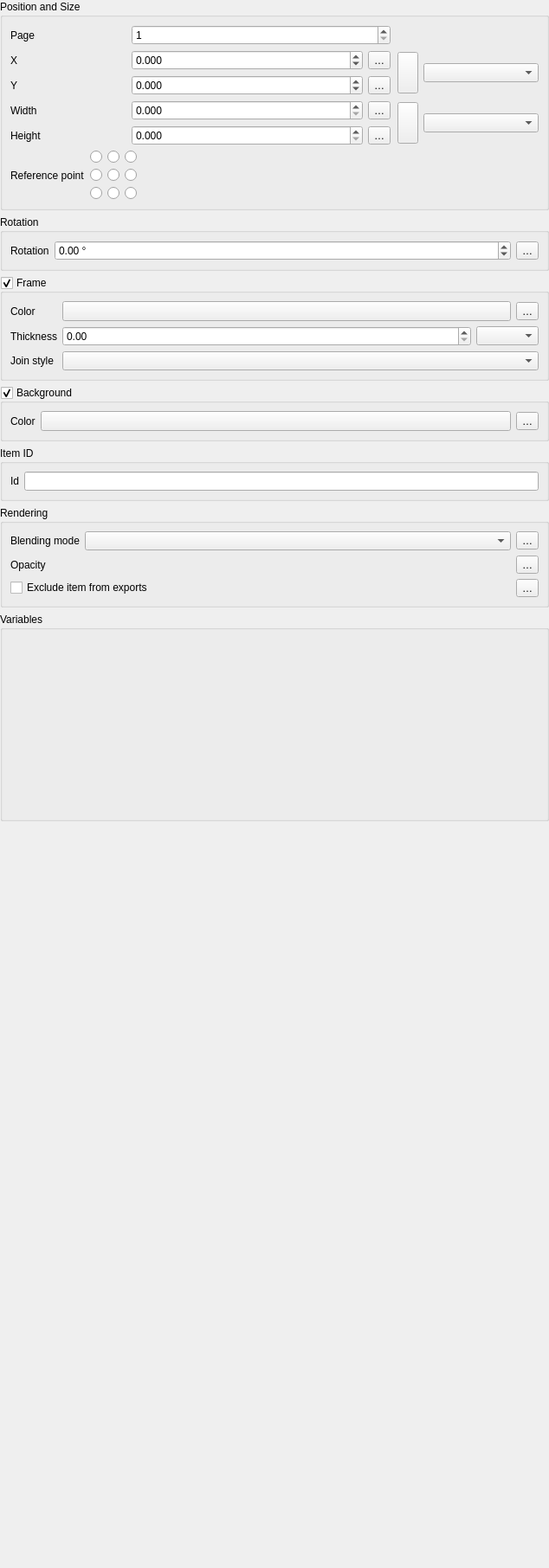
<?xml version="1.0" encoding="UTF-8"?>
<ui version="4.0">
 <class>QgsLayoutItemWidgetBase</class>
 <widget class="QWidget" name="QgsLayoutItemWidgetBase">
  <property name="geometry">
   <rect>
    <x>0</x>
    <y>0</y>
    <width>634</width>
    <height>1812</height>
   </rect>
  </property>
  <property name="windowTitle">
   <string>Global Options</string>
  </property>
  <layout class="QVBoxLayout" name="verticalLayout_2">
   <property name="leftMargin">
    <number>0</number>
   </property>
   <property name="topMargin">
    <number>0</number>
   </property>
   <property name="rightMargin">
    <number>0</number>
   </property>
   <property name="bottomMargin">
    <number>0</number>
   </property>
   <item>
    <widget class="QgsCollapsibleGroupBoxBasic" name="mGeneralOptionsGroupBox">
     <property name="focusPolicy">
      <enum>Qt::StrongFocus</enum>
     </property>
     <property name="title">
      <string>Position and Size</string>
     </property>
     <property name="syncGroup" stdset="0">
      <string notr="true">composeritem</string>
     </property>
     <property name="collapsed" stdset="0">
      <bool>true</bool>
     </property>
     <layout class="QVBoxLayout" name="verticalLayout">
      <item>
       <layout class="QGridLayout" name="gridLayout_3" columnstretch="0,0,0,0,0,0">
        <item row="4" column="1" colspan="2">
         <widget class="QgsDoubleSpinBox" name="mHeightSpin">
          <property name="suffix">
           <string/>
          </property>
          <property name="decimals">
           <number>3</number>
          </property>
          <property name="maximum">
           <double>9999999.000000000000000</double>
          </property>
          <property name="showClearButton" stdset="0">
           <bool>false</bool>
          </property>
         </widget>
        </item>
        <item row="2" column="0">
         <widget class="QLabel" name="mYLabel">
          <property name="text">
           <string>Y</string>
          </property>
         </widget>
        </item>
        <item row="1" column="5" rowspan="2">
         <widget class="QgsLayoutUnitsComboBox" name="mPosUnitsComboBox"/>
        </item>
        <item row="3" column="3">
         <widget class="QgsPropertyOverrideButton" name="mWidthDDBtn">
          <property name="text">
           <string>…</string>
          </property>
         </widget>
        </item>
        <item row="2" column="3">
         <widget class="QgsPropertyOverrideButton" name="mYPositionDDBtn">
          <property name="text">
           <string>…</string>
          </property>
         </widget>
        </item>
        <item row="0" column="0">
         <widget class="QLabel" name="mPageLabel">
          <property name="text">
           <string>Page</string>
          </property>
         </widget>
        </item>
        <item row="1" column="3">
         <widget class="QgsPropertyOverrideButton" name="mXPositionDDBtn">
          <property name="text">
           <string>…</string>
          </property>
         </widget>
        </item>
        <item row="4" column="0">
         <widget class="QLabel" name="mHeightLabel">
          <property name="text">
           <string>Height</string>
          </property>
         </widget>
        </item>
        <item row="1" column="4" rowspan="2">
         <layout class="QHBoxLayout" name="_2">
          <property name="leftMargin">
           <number>2</number>
          </property>
          <property name="topMargin">
           <number>2</number>
          </property>
          <property name="rightMargin">
           <number>0</number>
          </property>
          <property name="bottomMargin">
           <number>2</number>
          </property>
          <item>
           <widget class="QgsRatioLockButton" name="mPosLockAspectRatio">
            <property name="sizePolicy">
             <sizepolicy hsizetype="Fixed" vsizetype="Expanding">
              <horstretch>0</horstretch>
              <verstretch>0</verstretch>
             </sizepolicy>
            </property>
            <property name="toolTip">
             <string>Lock aspect ratio (including while drawing extent onto canvas)</string>
            </property>
            <property name="leftMargin" stdset="0">
             <number>13</number>
            </property>
           </widget>
          </item>
         </layout>
        </item>
        <item row="1" column="1" colspan="2">
         <widget class="QgsDoubleSpinBox" name="mXPosSpin">
          <property name="suffix">
           <string/>
          </property>
          <property name="decimals">
           <number>3</number>
          </property>
          <property name="minimum">
           <double>-9999999.000000000000000</double>
          </property>
          <property name="maximum">
           <double>9999999.000000000000000</double>
          </property>
          <property name="showClearButton" stdset="0">
           <bool>false</bool>
          </property>
         </widget>
        </item>
        <item row="3" column="1" colspan="2">
         <widget class="QgsDoubleSpinBox" name="mWidthSpin">
          <property name="suffix">
           <string/>
          </property>
          <property name="decimals">
           <number>3</number>
          </property>
          <property name="maximum">
           <double>9999999.000000000000000</double>
          </property>
          <property name="showClearButton" stdset="0">
           <bool>false</bool>
          </property>
         </widget>
        </item>
        <item row="0" column="1" colspan="3">
         <widget class="QgsSpinBox" name="mPageSpinBox">
          <property name="minimum">
           <number>1</number>
          </property>
          <property name="maximum">
           <number>9999</number>
          </property>
          <property name="showClearButton" stdset="0">
           <bool>false</bool>
          </property>
         </widget>
        </item>
        <item row="1" column="0">
         <widget class="QLabel" name="mXLabel">
          <property name="text">
           <string>X</string>
          </property>
         </widget>
        </item>
        <item row="4" column="3">
         <widget class="QgsPropertyOverrideButton" name="mHeightDDBtn">
          <property name="text">
           <string>…</string>
          </property>
         </widget>
        </item>
        <item row="3" column="0">
         <widget class="QLabel" name="mWidthLabel">
          <property name="text">
           <string>Width</string>
          </property>
         </widget>
        </item>
        <item row="2" column="1" colspan="2">
         <widget class="QgsDoubleSpinBox" name="mYPosSpin">
          <property name="suffix">
           <string/>
          </property>
          <property name="decimals">
           <number>3</number>
          </property>
          <property name="minimum">
           <double>-9999999.000000000000000</double>
          </property>
          <property name="maximum">
           <double>9999999.000000000000000</double>
          </property>
          <property name="showClearButton" stdset="0">
           <bool>false</bool>
          </property>
         </widget>
        </item>
        <item row="3" column="4" rowspan="2">
         <layout class="QHBoxLayout" name="_3">
          <property name="leftMargin">
           <number>2</number>
          </property>
          <property name="topMargin">
           <number>2</number>
          </property>
          <property name="rightMargin">
           <number>0</number>
          </property>
          <property name="bottomMargin">
           <number>2</number>
          </property>
          <item>
           <widget class="QgsRatioLockButton" name="mSizeLockAspectRatio">
            <property name="sizePolicy">
             <sizepolicy hsizetype="Fixed" vsizetype="Expanding">
              <horstretch>0</horstretch>
              <verstretch>0</verstretch>
             </sizepolicy>
            </property>
            <property name="toolTip">
             <string>Lock aspect ratio (including while drawing extent onto canvas)</string>
            </property>
            <property name="leftMargin" stdset="0">
             <number>13</number>
            </property>
           </widget>
          </item>
         </layout>
        </item>
        <item row="3" column="5" rowspan="2">
         <widget class="QgsLayoutUnitsComboBox" name="mSizeUnitsComboBox"/>
        </item>
       </layout>
      </item>
      <item>
       <layout class="QHBoxLayout" name="horizontalLayout_7">
        <item>
         <widget class="QLabel" name="label_2">
          <property name="text">
           <string>Reference point</string>
          </property>
          <property name="alignment">
           <set>Qt::AlignLeading|Qt::AlignLeft|Qt::AlignVCenter</set>
          </property>
         </widget>
        </item>
        <item>
         <layout class="QGridLayout" name="gridLayout">
          <item row="0" column="0">
           <widget class="QRadioButton" name="mUpperLeftRadioButton">
            <property name="sizePolicy">
             <sizepolicy hsizetype="Fixed" vsizetype="Fixed">
              <horstretch>0</horstretch>
              <verstretch>0</verstretch>
             </sizepolicy>
            </property>
            <property name="text">
             <string/>
            </property>
           </widget>
          </item>
          <item row="0" column="1">
           <widget class="QRadioButton" name="mUpperMiddleRadioButton">
            <property name="sizePolicy">
             <sizepolicy hsizetype="Fixed" vsizetype="Fixed">
              <horstretch>0</horstretch>
              <verstretch>0</verstretch>
             </sizepolicy>
            </property>
            <property name="text">
             <string/>
            </property>
           </widget>
          </item>
          <item row="0" column="2">
           <widget class="QRadioButton" name="mUpperRightRadioButton">
            <property name="sizePolicy">
             <sizepolicy hsizetype="Fixed" vsizetype="Fixed">
              <horstretch>0</horstretch>
              <verstretch>0</verstretch>
             </sizepolicy>
            </property>
            <property name="text">
             <string/>
            </property>
           </widget>
          </item>
          <item row="1" column="2">
           <widget class="QRadioButton" name="mMiddleRightRadioButton">
            <property name="sizePolicy">
             <sizepolicy hsizetype="Fixed" vsizetype="Fixed">
              <horstretch>0</horstretch>
              <verstretch>0</verstretch>
             </sizepolicy>
            </property>
            <property name="text">
             <string/>
            </property>
           </widget>
          </item>
          <item row="1" column="1">
           <widget class="QRadioButton" name="mMiddleRadioButton">
            <property name="sizePolicy">
             <sizepolicy hsizetype="Fixed" vsizetype="Fixed">
              <horstretch>0</horstretch>
              <verstretch>0</verstretch>
             </sizepolicy>
            </property>
            <property name="text">
             <string/>
            </property>
           </widget>
          </item>
          <item row="2" column="2">
           <widget class="QRadioButton" name="mLowerRightRadioButton">
            <property name="sizePolicy">
             <sizepolicy hsizetype="Fixed" vsizetype="Fixed">
              <horstretch>0</horstretch>
              <verstretch>0</verstretch>
             </sizepolicy>
            </property>
            <property name="text">
             <string/>
            </property>
           </widget>
          </item>
          <item row="2" column="0">
           <widget class="QRadioButton" name="mLowerLeftRadioButton">
            <property name="sizePolicy">
             <sizepolicy hsizetype="Fixed" vsizetype="Fixed">
              <horstretch>0</horstretch>
              <verstretch>0</verstretch>
             </sizepolicy>
            </property>
            <property name="text">
             <string/>
            </property>
           </widget>
          </item>
          <item row="2" column="1">
           <widget class="QRadioButton" name="mLowerMiddleRadioButton">
            <property name="sizePolicy">
             <sizepolicy hsizetype="Fixed" vsizetype="Fixed">
              <horstretch>0</horstretch>
              <verstretch>0</verstretch>
             </sizepolicy>
            </property>
            <property name="text">
             <string/>
            </property>
           </widget>
          </item>
          <item row="1" column="0">
           <widget class="QRadioButton" name="mMiddleLeftRadioButton">
            <property name="sizePolicy">
             <sizepolicy hsizetype="Fixed" vsizetype="Fixed">
              <horstretch>0</horstretch>
              <verstretch>0</verstretch>
             </sizepolicy>
            </property>
            <property name="text">
             <string/>
            </property>
           </widget>
          </item>
         </layout>
        </item>
        <item>
         <spacer name="horizontalSpacer_3">
          <property name="orientation">
           <enum>Qt::Horizontal</enum>
          </property>
          <property name="sizeHint" stdset="0">
           <size>
            <width>40</width>
            <height>20</height>
           </size>
          </property>
         </spacer>
        </item>
       </layout>
      </item>
     </layout>
    </widget>
   </item>
   <item>
    <widget class="QgsCollapsibleGroupBoxBasic" name="mTransformsGroupBox">
     <property name="focusPolicy">
      <enum>Qt::StrongFocus</enum>
     </property>
     <property name="title">
      <string>Rotation</string>
     </property>
     <property name="syncGroup" stdset="0">
      <string notr="true">composeritem</string>
     </property>
     <property name="collapsed" stdset="0">
      <bool>true</bool>
     </property>
     <layout class="QGridLayout" name="gridLayout_5" columnstretch="0,1">
      <item row="0" column="0">
       <widget class="QLabel" name="label">
        <property name="text">
         <string>Rotation</string>
        </property>
       </widget>
      </item>
      <item row="0" column="1">
       <layout class="QHBoxLayout" name="horizontalLayout_4">
        <item>
         <widget class="QgsDoubleSpinBox" name="mItemRotationSpinBox">
          <property name="sizePolicy">
           <sizepolicy hsizetype="Preferred" vsizetype="Fixed">
            <horstretch>0</horstretch>
            <verstretch>0</verstretch>
           </sizepolicy>
          </property>
          <property name="wrapping">
           <bool>true</bool>
          </property>
          <property name="suffix">
           <string> °</string>
          </property>
          <property name="minimum">
           <double>-360.000000000000000</double>
          </property>
          <property name="maximum">
           <double>360.000000000000000</double>
          </property>
         </widget>
        </item>
        <item>
         <widget class="QgsPropertyOverrideButton" name="mItemRotationDDBtn">
          <property name="text">
           <string>…</string>
          </property>
         </widget>
        </item>
       </layout>
      </item>
     </layout>
    </widget>
   </item>
   <item>
    <widget class="QgsCollapsibleGroupBoxBasic" name="mFrameGroupBox">
     <property name="title">
      <string>Frame</string>
     </property>
     <property name="checkable">
      <bool>true</bool>
     </property>
     <property name="syncGroup" stdset="0">
      <string notr="true">composeritem</string>
     </property>
     <property name="collapsed" stdset="0">
      <bool>true</bool>
     </property>
     <layout class="QGridLayout" name="gridLayout_2">
      <item row="0" column="0">
       <widget class="QLabel" name="label_3">
        <property name="text">
         <string>Color</string>
        </property>
       </widget>
      </item>
      <item row="0" column="1">
       <layout class="QHBoxLayout" name="horizontalLayout_6">
        <item>
         <widget class="QgsColorButton" name="mFrameColorButton">
          <property name="sizePolicy">
           <sizepolicy hsizetype="Expanding" vsizetype="Fixed">
            <horstretch>0</horstretch>
            <verstretch>0</verstretch>
           </sizepolicy>
          </property>
          <property name="minimumSize">
           <size>
            <width>120</width>
            <height>0</height>
           </size>
          </property>
          <property name="text">
           <string/>
          </property>
         </widget>
        </item>
        <item>
         <widget class="QgsPropertyOverrideButton" name="mItemFrameColorDDBtn">
          <property name="text">
           <string>…</string>
          </property>
         </widget>
        </item>
       </layout>
      </item>
      <item row="1" column="0">
       <widget class="QLabel" name="mStrokeWidthLabel">
        <property name="text">
         <string>Thickness</string>
        </property>
        <property name="wordWrap">
         <bool>true</bool>
        </property>
        <property name="buddy">
         <cstring>mStrokeWidthSpinBox</cstring>
        </property>
       </widget>
      </item>
      <item row="1" column="1">
       <layout class="QHBoxLayout" name="horizontalLayout_8">
        <item>
         <widget class="QgsDoubleSpinBox" name="mStrokeWidthSpinBox">
          <property name="sizePolicy">
           <sizepolicy hsizetype="Expanding" vsizetype="Fixed">
            <horstretch>0</horstretch>
            <verstretch>0</verstretch>
           </sizepolicy>
          </property>
          <property name="suffix">
           <string/>
          </property>
          <property name="maximum">
           <double>99.989999999999995</double>
          </property>
          <property name="singleStep">
           <double>0.100000000000000</double>
          </property>
          <property name="showClearButton" stdset="0">
           <bool>false</bool>
          </property>
         </widget>
        </item>
        <item>
         <widget class="QgsLayoutUnitsComboBox" name="mStrokeUnitsComboBox"/>
        </item>
       </layout>
      </item>
      <item row="2" column="0">
       <widget class="QLabel" name="label_8">
        <property name="text">
         <string>Join style</string>
        </property>
       </widget>
      </item>
      <item row="2" column="1">
       <widget class="QgsPenJoinStyleComboBox" name="mFrameJoinStyleCombo">
        <property name="sizePolicy">
         <sizepolicy hsizetype="Expanding" vsizetype="Fixed">
          <horstretch>0</horstretch>
          <verstretch>0</verstretch>
         </sizepolicy>
        </property>
       </widget>
      </item>
     </layout>
    </widget>
   </item>
   <item>
    <widget class="QgsCollapsibleGroupBoxBasic" name="mBackgroundGroupBox">
     <property name="title">
      <string>Background</string>
     </property>
     <property name="checkable">
      <bool>true</bool>
     </property>
     <property name="checked">
      <bool>true</bool>
     </property>
     <property name="syncGroup" stdset="0">
      <string notr="true">composeritem</string>
     </property>
     <property name="collapsed" stdset="0">
      <bool>true</bool>
     </property>
     <layout class="QGridLayout" name="gridLayout_7">
      <item row="0" column="0">
       <widget class="QLabel" name="label_4">
        <property name="text">
         <string>Color</string>
        </property>
       </widget>
      </item>
      <item row="0" column="1">
       <layout class="QHBoxLayout" name="horizontalLayout_5">
        <item>
         <widget class="QgsColorButton" name="mBackgroundColorButton">
          <property name="sizePolicy">
           <sizepolicy hsizetype="Expanding" vsizetype="Fixed">
            <horstretch>0</horstretch>
            <verstretch>0</verstretch>
           </sizepolicy>
          </property>
          <property name="minimumSize">
           <size>
            <width>120</width>
            <height>0</height>
           </size>
          </property>
          <property name="text">
           <string/>
          </property>
         </widget>
        </item>
        <item>
         <widget class="QgsPropertyOverrideButton" name="mItemBackgroundColorDDBtn">
          <property name="text">
           <string>…</string>
          </property>
         </widget>
        </item>
       </layout>
      </item>
     </layout>
    </widget>
   </item>
   <item>
    <widget class="QgsCollapsibleGroupBoxBasic" name="groupBox">
     <property name="focusPolicy">
      <enum>Qt::StrongFocus</enum>
     </property>
     <property name="title">
      <string>Item ID</string>
     </property>
     <property name="syncGroup" stdset="0">
      <string notr="true">composeritem</string>
     </property>
     <property name="collapsed" stdset="0">
      <bool>true</bool>
     </property>
     <layout class="QGridLayout" name="gridLayout_8">
      <item row="0" column="0">
       <widget class="QLabel" name="mItemIdLabel">
        <property name="text">
         <string>Id</string>
        </property>
       </widget>
      </item>
      <item row="0" column="1">
       <widget class="QLineEdit" name="mItemIdLineEdit"/>
      </item>
     </layout>
    </widget>
   </item>
   <item>
    <widget class="QgsCollapsibleGroupBoxBasic" name="groupRendering">
     <property name="focusPolicy">
      <enum>Qt::StrongFocus</enum>
     </property>
     <property name="title">
      <string>Rendering</string>
     </property>
     <property name="collapsed" stdset="0">
      <bool>true</bool>
     </property>
     <property name="syncGroup" stdset="0">
      <string notr="true">composeritem</string>
     </property>
     <layout class="QGridLayout" name="gridLayout_4" columnstretch="0,1">
      <item row="0" column="0">
       <widget class="QLabel" name="labelBlendMode">
        <property name="text">
         <string>Blending mode</string>
        </property>
       </widget>
      </item>
      <item row="1" column="1">
       <layout class="QHBoxLayout" name="horizontalLayout_2">
        <item>
         <widget class="QgsOpacityWidget" name="mOpacityWidget" native="true">
          <property name="focusPolicy">
           <enum>Qt::StrongFocus</enum>
          </property>
         </widget>
        </item>
        <item>
         <widget class="QgsPropertyOverrideButton" name="mOpacityDDBtn">
          <property name="text">
           <string>…</string>
          </property>
         </widget>
        </item>
       </layout>
      </item>
      <item row="3" column="0" colspan="2">
       <layout class="QHBoxLayout" name="horizontalLayout">
        <item>
         <widget class="QCheckBox" name="mExcludeFromPrintsCheckBox">
          <property name="text">
           <string>Exclude item from exports</string>
          </property>
         </widget>
        </item>
        <item>
         <widget class="QgsPropertyOverrideButton" name="mExcludePrintsDDBtn">
          <property name="text">
           <string>…</string>
          </property>
         </widget>
        </item>
       </layout>
      </item>
      <item row="1" column="0">
       <widget class="QLabel" name="labelTransparency">
        <property name="text">
         <string>Opacity</string>
        </property>
       </widget>
      </item>
      <item row="0" column="1">
       <layout class="QHBoxLayout" name="horizontalLayout_3">
        <item>
         <widget class="QgsBlendModeComboBox" name="mBlendModeCombo"/>
        </item>
        <item>
         <widget class="QgsPropertyOverrideButton" name="mBlendModeDDBtn">
          <property name="text">
           <string>…</string>
          </property>
         </widget>
        </item>
       </layout>
      </item>
     </layout>
    </widget>
   </item>
   <item>
    <widget class="QgsCollapsibleGroupBox" name="groupBox_3">
     <property name="title">
      <string>Variables</string>
     </property>
     <layout class="QVBoxLayout" name="verticalLayout_4">
      <item>
       <widget class="QgsVariableEditorWidget" name="mVariableEditor" native="true">
        <property name="minimumSize">
         <size>
          <width>0</width>
          <height>200</height>
         </size>
        </property>
       </widget>
      </item>
     </layout>
    </widget>
   </item>
   <item>
    <spacer name="verticalSpacer">
     <property name="orientation">
      <enum>Qt::Vertical</enum>
     </property>
     <property name="sizeType">
      <enum>QSizePolicy::MinimumExpanding</enum>
     </property>
     <property name="sizeHint" stdset="0">
      <size>
       <width>20</width>
       <height>40</height>
      </size>
     </property>
    </spacer>
   </item>
  </layout>
 </widget>
 <customwidgets>
  <customwidget>
   <class>QgsColorButton</class>
   <extends>QToolButton</extends>
   <header>qgscolorbutton.h</header>
   <container>1</container>
  </customwidget>
  <customwidget>
   <class>QgsPropertyOverrideButton</class>
   <extends>QToolButton</extends>
   <header>qgspropertyoverridebutton.h</header>
  </customwidget>
  <customwidget>
   <class>QgsDoubleSpinBox</class>
   <extends>QDoubleSpinBox</extends>
   <header>qgsdoublespinbox.h</header>
  </customwidget>
  <customwidget>
   <class>QgsSpinBox</class>
   <extends>QSpinBox</extends>
   <header>qgsspinbox.h</header>
  </customwidget>
  <customwidget>
   <class>QgsPenJoinStyleComboBox</class>
   <extends>QComboBox</extends>
   <header>qgspenstylecombobox.h</header>
  </customwidget>
  <customwidget>
   <class>QgsCollapsibleGroupBoxBasic</class>
   <extends>QGroupBox</extends>
   <header location="global">qgscollapsiblegroupbox.h</header>
   <container>1</container>
  </customwidget>
  <customwidget>
   <class>QgsBlendModeComboBox</class>
   <extends>QComboBox</extends>
   <header>qgsblendmodecombobox.h</header>
  </customwidget>
  <customwidget>
   <class>QgsCollapsibleGroupBox</class>
   <extends>QGroupBox</extends>
   <header>qgscollapsiblegroupbox.h</header>
   <container>1</container>
  </customwidget>
  <customwidget>
   <class>QgsVariableEditorWidget</class>
   <extends>QWidget</extends>
   <header location="global">qgsvariableeditorwidget.h</header>
   <container>1</container>
  </customwidget>
  <customwidget>
   <class>QgsOpacityWidget</class>
   <extends>QWidget</extends>
   <header>qgsopacitywidget.h</header>
   <container>1</container>
  </customwidget>
  <customwidget>
   <class>QgsRatioLockButton</class>
   <extends>QToolButton</extends>
   <header>qgsratiolockbutton.h</header>
   <container>1</container>
  </customwidget>
  <customwidget>
   <class>QgsLayoutUnitsComboBox</class>
   <extends>QComboBox</extends>
   <header>qgslayoutunitscombobox.h</header>
  </customwidget>
 </customwidgets>
 <tabstops>
  <tabstop>mGeneralOptionsGroupBox</tabstop>
  <tabstop>mPageSpinBox</tabstop>
  <tabstop>mXPosSpin</tabstop>
  <tabstop>mXPositionDDBtn</tabstop>
  <tabstop>mYPosSpin</tabstop>
  <tabstop>mYPositionDDBtn</tabstop>
  <tabstop>mPosLockAspectRatio</tabstop>
  <tabstop>mPosUnitsComboBox</tabstop>
  <tabstop>mWidthSpin</tabstop>
  <tabstop>mWidthDDBtn</tabstop>
  <tabstop>mHeightSpin</tabstop>
  <tabstop>mHeightDDBtn</tabstop>
  <tabstop>mSizeLockAspectRatio</tabstop>
  <tabstop>mSizeUnitsComboBox</tabstop>
  <tabstop>mUpperLeftRadioButton</tabstop>
  <tabstop>mUpperMiddleRadioButton</tabstop>
  <tabstop>mUpperRightRadioButton</tabstop>
  <tabstop>mMiddleLeftRadioButton</tabstop>
  <tabstop>mMiddleRadioButton</tabstop>
  <tabstop>mMiddleRightRadioButton</tabstop>
  <tabstop>mLowerLeftRadioButton</tabstop>
  <tabstop>mLowerMiddleRadioButton</tabstop>
  <tabstop>mLowerRightRadioButton</tabstop>
  <tabstop>mTransformsGroupBox</tabstop>
  <tabstop>mItemRotationSpinBox</tabstop>
  <tabstop>mItemRotationDDBtn</tabstop>
  <tabstop>mFrameGroupBox</tabstop>
  <tabstop>mFrameColorButton</tabstop>
  <tabstop>mItemFrameColorDDBtn</tabstop>
  <tabstop>mStrokeWidthSpinBox</tabstop>
  <tabstop>mStrokeUnitsComboBox</tabstop>
  <tabstop>mFrameJoinStyleCombo</tabstop>
  <tabstop>mBackgroundGroupBox</tabstop>
  <tabstop>mBackgroundColorButton</tabstop>
  <tabstop>mItemBackgroundColorDDBtn</tabstop>
  <tabstop>groupBox</tabstop>
  <tabstop>mItemIdLineEdit</tabstop>
  <tabstop>groupRendering</tabstop>
  <tabstop>mBlendModeCombo</tabstop>
  <tabstop>mBlendModeDDBtn</tabstop>
  <tabstop>mOpacityWidget</tabstop>
  <tabstop>mOpacityDDBtn</tabstop>
  <tabstop>mExcludeFromPrintsCheckBox</tabstop>
  <tabstop>mExcludePrintsDDBtn</tabstop>
 </tabstops>
 <resources/>
 <connections/>
</ui>
